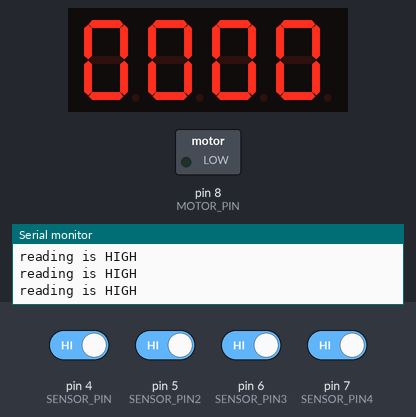
Recording of a sketch running on a simulated Arduino Uno, built with avr-gcc and run on an emulated ATmega328P. Shown: 4-digit seven-segment display, switched loads named in the sketch (green lamp = pin HIGH), the last lines printed to the serial monitor. The inputs (shaded band) are chosen by the test bench; at power-on: pin 4 (SENSOR_PIN), pin 5 (SENSOR_PIN2), pin 6 (SENSOR_PIN3), pin 7 (SENSOR_PIN4) HIGH.

Above: at 1.2 s.
1.3 s: pin 4 (SENSOR_PIN) driven LOW
At 1.9 s:
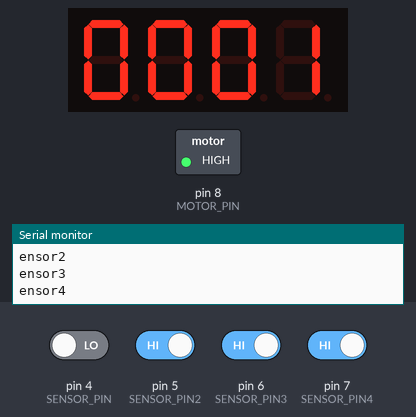
2.8 s: pin 4 (SENSOR_PIN) driven HIGH
At 4.0 s:
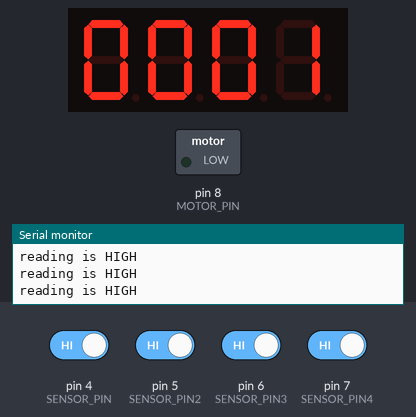
4.4 s: pin 5 (SENSOR_PIN2) driven LOW
At 5.6 s:
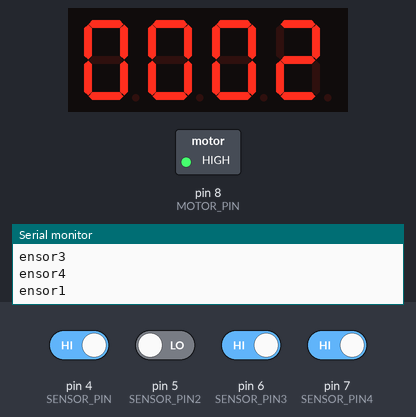
Timing chart, 0 to 7.4 s (numbered marks = the images above; inputs shaded):
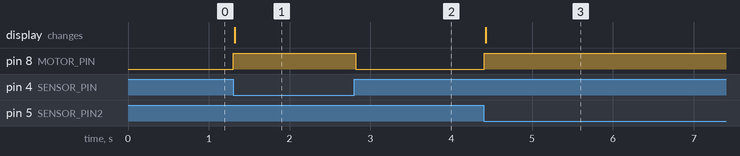

Measured:
- after the input at 1.3 s, pin 8 (MOTOR_PIN): LOW → HIGH at once; the display: changes at once (image 1)
- after the input at 2.8 s, pin 8 (MOTOR_PIN): HIGH → LOW at once
- after the input at 4.4 s, pin 8 (MOTOR_PIN): LOW → HIGH at once; the display: changes at once (image 3)

The sketch:

1sensor_and_motor_and_display.ino
```cpp
#include <TM1637Display.h>

// Module connection pins (Digital Pins)
#define CLK 2
#define DIO 3

// The amount of time (in milliseconds) between tests
#define TEST_DELAY   2000

const uint8_t SEG_DONE[] = {
  SEG_B | SEG_C | SEG_D | SEG_E | SEG_G,           // d
  SEG_A | SEG_B | SEG_C | SEG_D | SEG_E | SEG_F,   // O
  SEG_C | SEG_E | SEG_G,                           // n
  SEG_A | SEG_D | SEG_E | SEG_F | SEG_G            // E
};

TM1637Display display(CLK, DIO);


#define SENSOR_PIN 4
#define SENSOR_PIN2 5
#define SENSOR_PIN3 6
#define SENSOR_PIN4 7
#define MOTOR_PIN 8

int sensorReading;
int sensorReading2;
int sensorReading3;
int sensorReading4;
int timer;
int timerLimit = 30;

bool sensorState = false;
int counter;

void setup() {
  // put your setup code here, to run once:
  pinMode(SENSOR_PIN, INPUT);

  pinMode(MOTOR_PIN, OUTPUT);
  Serial.begin(9600);
}

void loop() {


  display.setBrightness(0x0f);
  display.showNumberDec(counter, true);

  sensorReading = digitalRead(SENSOR_PIN);
  sensorReading2 = digitalRead(SENSOR_PIN2);
  sensorReading3 = digitalRead(SENSOR_PIN3);
  sensorReading4 = digitalRead(SENSOR_PIN4);


  if (sensorReading == LOW || sensorReading2 == LOW || sensorReading3 == LOW || sensorReading4 == LOW) { //sensor triggered
    digitalWrite(MOTOR_PIN, 1);
    //delay(1000);
    if (sensorState == false) {
      if (timer == 0) {
        counter++;
        Serial.println("reading is LOW");
        display.showNumberDec(counter, true);  // Expect: 0001

      }
      timer = timerLimit;
      sensorState = true;

    }


    Serial.println("Sensor1" + sensorReading);
    Serial.println("Sensor2" + sensorReading2);
    Serial.println("Sensor3" + sensorReading3);
    Serial.println("Sensor4" + sensorReading4);
  }
  else {
    sensorState = false;
    digitalWrite(MOTOR_PIN, 0);
    Serial.println("reading is HIGH");
    if (timer > 0) {
      timer--;
      Serial.println(timer);
      delay(10);
    }
  }

}
```
